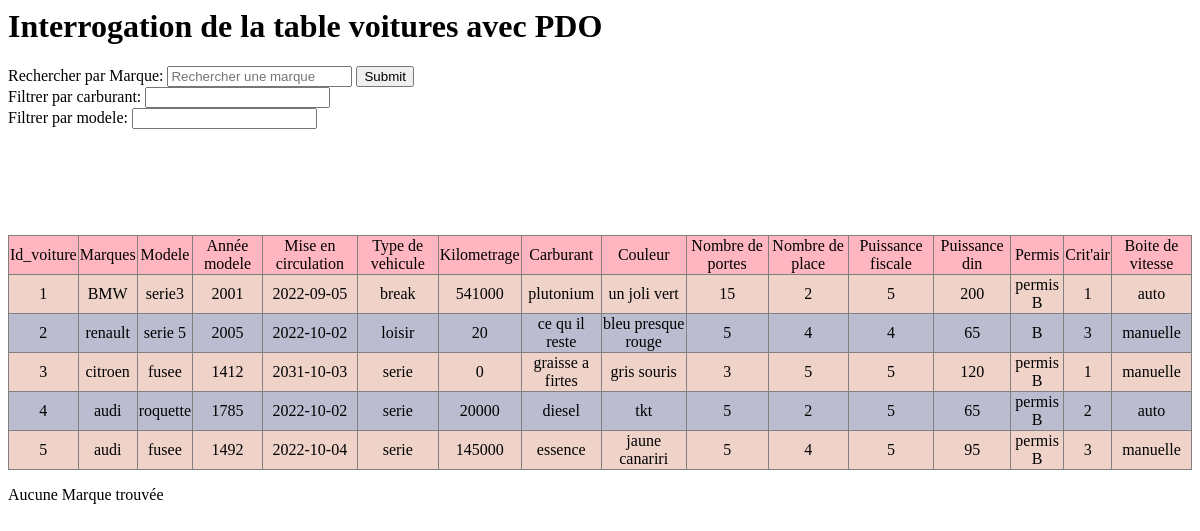
Page /exercice1/index.php?s=a4 on the earlier database version.
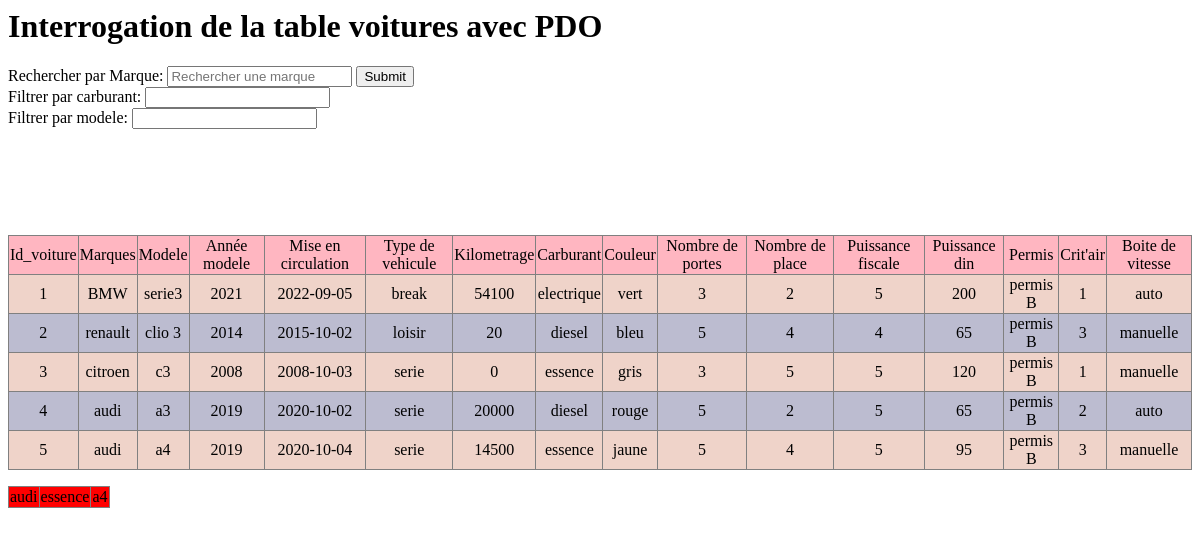
Same page on the later database version.
### tables this page shows
CREATE TABLE `voiture` (
  `Id_Voiture` int(11) NOT NULL,
  `Marques` varchar(50) DEFAULT NULL,
  `modele` varchar(50) DEFAULT NULL,
  `Annee_modele` int(11) DEFAULT NULL,
  `Mise_en_circulation` date DEFAULT NULL,
  `Type_de_vehicule` varchar(50) DEFAULT NULL,
  `Kilometrage` varchar(50) DEFAULT NULL,
  `Carburant` varchar(50) DEFAULT NULL,
  `couleur` varchar(50) DEFAULT NULL,
  `nombre_de_porte` int(11) DEFAULT NULL,
  `nombre_de_place` int(11) DEFAULT NULL,
  `puissance_fiscale` varchar(50) DEFAULT NULL,
  `puissance_din` varchar(50) DEFAULT NULL,
  `permis` varchar(50) DEFAULT NULL,
  `critaire` int(11) DEFAULT NULL,
  `boite_de_vitesse` varchar(50) DEFAULT NULL,
  `Id_Prix_` int(11) DEFAULT NULL,
  `Id_Vendeur` int(11) DEFAULT NULL,
  `Id_Description` int(11) NOT NULL,
  `Id_Localisation` int(11) DEFAULT NULL
);

### exercice1/index.php (the view, shortened to what this page needs)
<html>
<head>
<link rel="stylesheet" href="tabstyle.css" />
</head>
<body>
<h1>
Interrogation de la table voitures avec PDO
</h1>
<form method="get">
    <label for="s">Rechercher par Marque:</label>
    <input type="search" name="s" placeholder="Rechercher une marque" autocomplete="off">
    <input type="submit" name="envoyer">
    <br/>
    <label for="carburant">Filtrer par carburant:</label>
    <input type="search" id="carburant" name="carburant">
    <br/>
    <label for="modele">Filtrer par modele:</label>
    <input type="search" id="modele" name="modele">
</form>
<?php
function connect_bd(){
	$dsn="mysql:dbname=".BASE.";host=".SERVER;
		try{
		$connexion=new PDO($dsn,USER,PASSWD);
		}
		catch(PDOException $e){
		printf("Échec de la connexion : %s\n", $e->getMessage());
		exit();
		}
	return $connexion;
}
?>
<?php
$connexion=connect_bd();
$sql="SELECT * from voiture";
if(!$connexion->query($sql)) echo "Pb d'accès au CARNET";
else{
?>
<table class="centre" id="jolie">
<tr> <td> Id_voiture </td> <td> Marques </td> <td> Modele </td><td> Année modele </td> <td> Mise en circulation </td><td> Type de vehicule </td><td> Kilometrage </td><td> Carburant </td><td> Couleur </td><td> Nombre de portes </td><td> Nombre de place </td><td> Puissance fiscale </td><td> Puissance din </td><td> Permis </td><td> Crit'air </td><td> Boite de vitesse </td></tr>
  <?php
  foreach ($connexion->query($sql) as $row)
echo "<tr><td>".$row['Id_Voiture']."</td>
          <td>".$row['Marques']."</td>
          <td>".$row['modele']."</td>
          <td>".$row['Annee_modele']."</td>
          <td>".$row['Mise_en_circulation']."</td>
          <td>".$row['Type_de_vehicule']."</td>
          <td>".$row['Kilometrage']."</td>
          <td>".$row['Carburant']."</td>
          <td>".$row['couleur']."</td>
          <td>".$row['nombre_de_porte']."</td>
          <td>".$row['nombre_de_place']."</td>
          <td>".$row['puissance_fiscale']."</td>
          <td>".$row['puissance_din']."</td>
          <td>".$row['permis']."</td>
          <td>".$row['critaire']."</td>
          <td>".$row['boite_de_vitesse']."</td></tr><br/>\n";
  ?>
  <?php
  $allcars = $connexion->query($sql);
  if(isset($_GET['s']) AND !empty($_GET['s'])) {
    $recherche = htmlspecialchars($_GET['s']);
    $allcars = $connexion->query( 'SELECT * FROM voiture WHERE concat(Marques,Carburant,modele) LIKE "%'.$recherche.'%"');
    }
  ?>
</table>
<section class="afficher_marque">
        <?php
        if($allcars->rowcount() > 0){
            while($Marque = $allcars->fetch()){
               ?>
        <p><?=
        "<table><tr><td>"
        . $Marque['Marques'] . "</td>
        <td>" . $Marque['Carburant'] . "</td>
        <td>" . $Marque['modele'] . " </td>
        </tr></table>\n";
        ?>
        </p>
        <?php
         } }else{ ?>
        <p>Aucune Marque trouvée</p>
        <?php
    }
    ?>
    </section>
<?php } ?>
</body>
</html>

Differences in the rows shown:
changed voiture "BMW": Annee_modele "2001" → "2021"; Kilometrage "541000" → "54100"; Carburant "plutonium" → "electrique"; couleur "un joli vert" → "vert"; nombre_de_porte "15" → "3"
changed voiture "renault": modele "serie 5" → "clio 3"; Annee_modele "2005" → "2014"; Mise_en_circulation "2022-10-02" → "2015-10-02"; Carburant "ce qu il reste" → "diesel"; couleur "bleu presque rouge" → "bleu"; permis "B" → "permis B"
changed voiture "citroen": modele "fusee" → "c3"; Annee_modele "1412" → "2008"; Mise_en_circulation "2031-10-03" → "2008-10-03"; Carburant "graisse a firtes" → "essence"; couleur "gris souris" → "gris"
changed voiture id 4: modele "roquette" → "a3"; Annee_modele "1785" → "2019"; Mise_en_circulation "2022-10-02" → "2020-10-02"; couleur "tkt" → "rouge"
now on one of the page's lists (row edited): voiture: Marques "audi", Carburant "essence", modele "a4"
changed voiture id 5: modele "fusee" → "a4"; Annee_modele "1492" → "2019"; Mise_en_circulation "2022-10-04" → "2020-10-04"; Kilometrage "145000" → "14500"; couleur "jaune canariri" → "jaune"
Other differences:
text no longer shown: "Aucune Marque trouvée"
